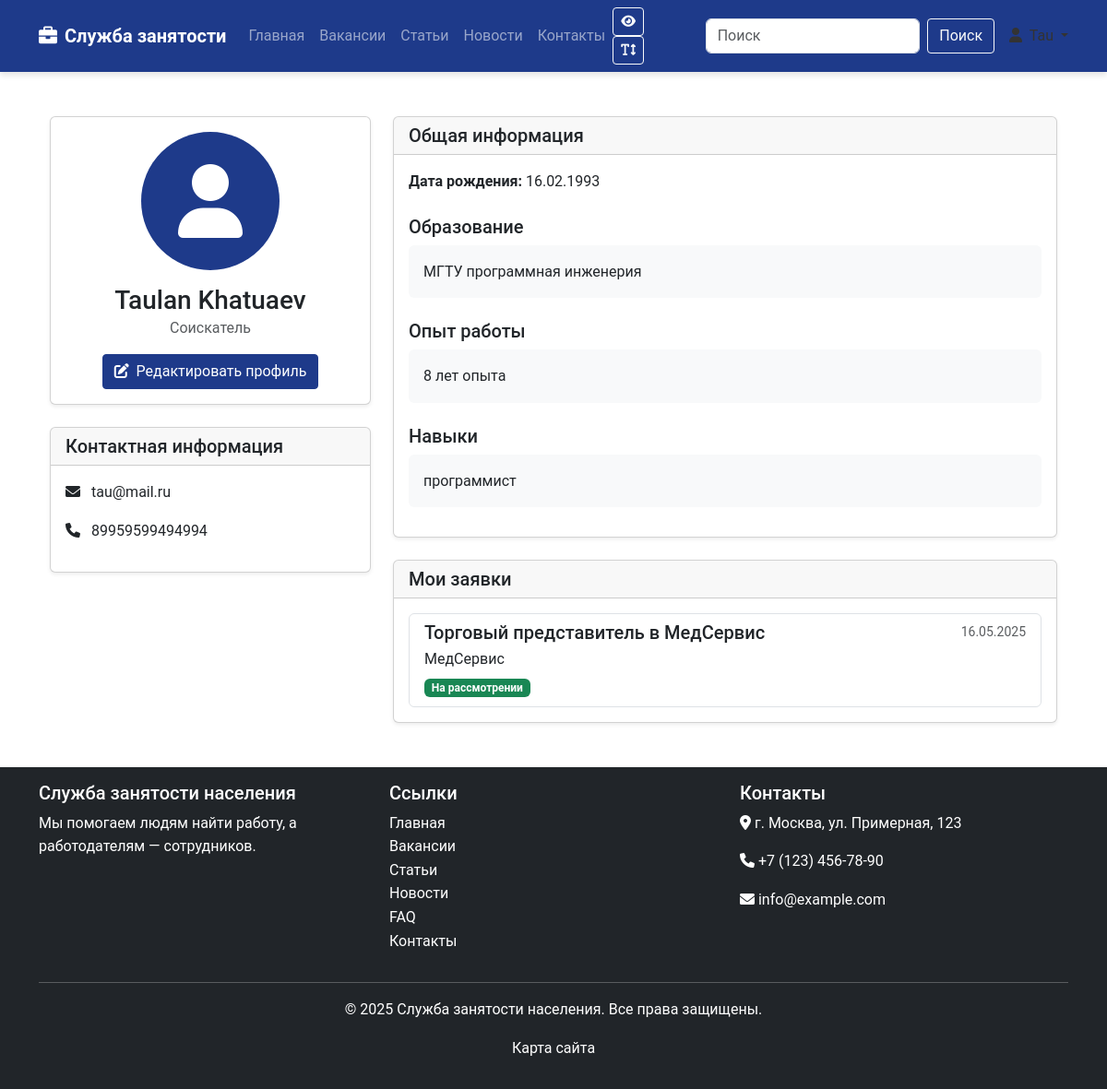
Screenshot of /users/job-seeker/tau-7/ (signed in) with the database file from the repository.
### users/models.py (models this page shows, shortened)
class JobSeekerProfile(models.Model):
    user = models.OneToOneField(User, on_delete=models.CASCADE, related_name='job_seeker_profile')
    photo = models.ImageField(upload_to='job_seekers/', blank=True, null=True, verbose_name='Фотография')
    birth_date = models.DateField(blank=True, null=True, verbose_name='Дата рождения')
    phone_number = models.CharField(max_length=20, blank=True, null=True, verbose_name='Номер телефона')
    education = models.TextField(blank=True, null=True, verbose_name='Образование')
    skills = models.TextField(blank=True, null=True, verbose_name='Навыки')
    experience = models.TextField(blank=True, null=True, verbose_name='Опыт работы')
    resume_file = models.FileField(upload_to='resumes/', blank=True, null=True, verbose_name='Файл резюме')
    slug = models.SlugField(unique=True, blank=True, verbose_name='URL')
    created_at = models.DateTimeField(auto_now_add=True, verbose_name='Дата создания')
    updated_at = models.DateTimeField(auto_now=True, verbose_name='Дата обновления')
    class Meta:
        verbose_name = 'Профиль соискателя'
        verbose_name_plural = 'Профили соискателей'
        ordering = ['-created_at']

class EmployerProfile(models.Model):
    user = models.OneToOneField(User, on_delete=models.CASCADE, related_name='employer_profile')
    company_name = models.CharField(max_length=255, verbose_name='Название компании')
    company_logo = models.ImageField(upload_to='employers/', blank=True, null=True, verbose_name='Логотип компании')
    company_description = models.TextField(blank=True, null=True, verbose_name='Описание компании')
    company_website = models.URLField(blank=True, null=True, verbose_name='Веб-сайт компании')
    company_address = models.CharField(max_length=255, blank=True, null=True, verbose_name='Адрес компании')
    company_phone = models.CharField(max_length=20, blank=True, null=True, verbose_name='Телефон компании')
    company_email = models.EmailField(blank=True, null=True, verbose_name='Email компании')
    slug = models.SlugField(unique=True, blank=True, verbose_name='URL')
    created_at = models.DateTimeField(auto_now_add=True, verbose_name='Дата создания')
    updated_at = models.DateTimeField(auto_now=True, verbose_name='Дата обновления')
    class Meta:
        verbose_name = 'Профиль работодателя'
        verbose_name_plural = 'Профили работодателей'
        ordering = ['-created_at']

### jobs/models.py (models this page shows, shortened)
class JobApplication(models.Model):
    STATUS_CHOICES = (
        ('pending', 'На рассмотрении'),
        ('reviewed', 'Рассмотрена'),
        ('interview', 'Приглашение на собеседование'),
        ('rejected', 'Отклонена'),
        ('accepted', 'Принята'),
    )
    job_seeker = models.ForeignKey(JobSeekerProfile, on_delete=models.CASCADE, related_name='applications', verbose_name='Соискатель')
    vacancy = models.ForeignKey(JobVacancy, on_delete=models.CASCADE, related_name='applications', verbose_name='Вакансия')
    cover_letter = models.TextField(blank=True, null=True, verbose_name='Сопроводительное письмо')
    resume_file = models.FileField(upload_to='job_applications/', blank=True, null=True, verbose_name='Файл резюме')
    status = models.CharField(max_length=20, choices=STATUS_CHOICES, default='pending', verbose_name='Статус')
    created_at = models.DateTimeField(auto_now_add=True, verbose_name='Дата создания')
    updated_at = models.DateTimeField(auto_now=True, verbose_name='Дата обновления')
    employer_notes = models.TextField(blank=True, null=True, verbose_name='Заметки работодателя')
    class Meta:
        verbose_name = 'Заявка на вакансию'
        verbose_name_plural = 'Заявки на вакансии'
        ordering = ['-created_at']
        unique_together = ['job_seeker', 'vacancy']

class JobVacancy(models.Model):
    STATUS_CHOICES = (
        ('open', 'Открыта'),
        ('closed', 'Закрыта'),
        ('archived', 'В архиве'),
    )
    EMPLOYMENT_TYPE_CHOICES = (
        ('full_time', 'Полная занятость'),
        ('part_time', 'Частичная занятость'),
        ('contract', 'Контракт'),
        ('internship', 'Стажировка'),
        ('remote', 'Удаленная работа'),
    )
    EXPERIENCE_CHOICES = (
        ('no_experience', 'Без опыта'),
        ('1-3', '1-3 года'),
        ('3-5', '3-5 лет'),
        ('5+', 'Более 5 лет'),
    )
    title = models.CharField(max_length=255, verbose_name='Название вакансии')
    slug = models.SlugField(unique=True, verbose_name='URL')
    employer = models.ForeignKey(EmployerProfile, on_delete=models.CASCADE, related_name='vacancies', verbose_name='Работодатель')
    category = models.ForeignKey(Category, on_delete=models.CASCADE, related_name='vacancies', verbose_name='Категория')
    description = models.TextField(verbose_name='Описание вакансии')
    requirements = models.TextField(verbose_name='Требования')
    responsibilities = models.TextField(verbose_name='Обязанности')
    benefits = models.TextField(blank=True, null=True, verbose_name='Преимущества')
    salary_min = models.DecimalField(max_digits=10, decimal_places=2, blank=True, null=True, verbose_name='Минимальная зарплата')
    salary_max = models.DecimalField(max_digits=10, decimal_places=2, blank=True, null=True, verbose_name='Максимальная зарплата')
    location = models.ForeignKey(JobLocation, on_delete=models.SET_NULL, blank=True, null=True, related_name='vacancies', verbose_name='Местоположение')
    is_remote = models.BooleanField(default=False, verbose_name='Удаленная работа')
    status = models.CharField(max_length=20, choices=STATUS_CHOICES, default='open', verbose_name='Статус')
    employment_type = models.CharField(max_length=20, choices=EMPLOYMENT_TYPE_CHOICES, verbose_name='Тип занятости')
    experience_required = models.CharField(max_length=20, choices=EXPERIENCE_CHOICES, verbose_name='Требуемый опыт')
    skills = models.ManyToManyField(Skill, related_name='vacancies', blank=True, verbose_name='Навыки')
    created_at = models.DateTimeField(auto_now_add=True, verbose_name='Дата создания')
    updated_at = models.DateTimeField(auto_now=True, verbose_name='Дата обновления')
    class Meta:
        verbose_name = 'Вакансия'
        verbose_name_plural = 'Вакансии'
        ordering = ['-created_at']

### users/views.py (the view)
# urls.py: path('job-seeker/<slug:slug>/', views.JobSeekerProfileDetailView.as_view(), name='job_seeker_profile'),
class JobSeekerProfileDetailView(DetailView):
    model = JobSeekerProfile
    template_name = 'users/job_seeker_profile.html'
    context_object_name = 'profile'
    def get_context_data(self, **kwargs):
        context = super().get_context_data(**kwargs)
        if self.request.user.is_authenticated and self.object.user == self.request.user:
            context['applications'] = JobApplication.objects.filter(job_seeker=self.object)[:5]
            context['is_owner'] = True
        else:
            context['is_owner'] = False
        return context

### templates/users/job_seeker_profile.html (shortened to what this page needs)
{% extends 'base.html' %}
{% block content %}
<div class="container mt-4">
    <div class="row">
        <div class="col-lg-4">
            <div class="card shadow-sm mb-4">
                <div class="card-body text-center">
                    {% if profile.photo %}
                        <img src="{{ profile.photo.url }}" class="img-thumbnail rounded-circle mb-3" alt="Фото профиля" style="width: 150px; height: 150px; object-fit: cover;">
                    {% else %}
                        <div class="bg-primary text-white rounded-circle mb-3 d-flex align-items-center justify-content-center mx-auto" style="width: 150px; height: 150px;">
                            <i class="fas fa-user fa-5x"></i>
                        </div>
                    {% endif %}
                    <h3 class="card-title mb-0">{{ profile.user.get_full_name|default:profile.user.username }}</h3>
                    <p class="text-muted">Соискатель</p>
                    {% if user == profile.user %}
                        <div class="mt-3">
                            <a href="{% url 'users:job_seeker_profile_update' profile.slug %}" class="btn btn-primary">
                                <i class="fas fa-edit me-1"></i> Редактировать профиль
                            </a>
                        </div>
                    {% endif %}
                </div>
            </div>
            <div class="card shadow-sm mb-4">
                <div class="card-header">
                    <h5 class="card-title mb-0">Контактная информация</h5>
                </div>
                <div class="card-body">
                    <p><i class="fas fa-envelope me-2"></i> {{ profile.user.email }}</p>
                    {% if profile.phone_number %}
                        <p><i class="fas fa-phone me-2"></i> {{ profile.phone_number }}</p>
                    {% endif %}
                </div>
            </div>
        </div>
        <div class="col-lg-8">
            <div class="card shadow-sm mb-4">
                <div class="card-header">
                    <h5 class="card-title mb-0">Общая информация</h5>
                </div>
                <div class="card-body">
                    {% if profile.birth_date %}
                        <p><strong>Дата рождения:</strong> {{ profile.birth_date|date:"d.m.Y" }}</p>
                    {% endif %}
                    {% if profile.education %}
                        <h5 class="mt-4">Образование</h5>
                        <div class="p-3 bg-light rounded mb-3">
                            {{ profile.education|linebreaksbr }}
                        </div>
                    {% endif %}
                    {% if profile.experience %}
                        <h5 class="mt-4">Опыт работы</h5>
                        <div class="p-3 bg-light rounded mb-3">
                            {{ profile.experience|linebreaksbr }}
                        </div>
                    {% endif %}
                    {% if profile.skills %}
                        <h5 class="mt-4">Навыки</h5>
                        <div class="p-3 bg-light rounded mb-3">
                            {{ profile.skills|linebreaksbr }}
                        </div>
                    {% endif %}
                </div>
            </div>
            {% if user == profile.user %}
                <div class="card shadow-sm mb-4">
                    <div class="card-header">
                        <h5 class="card-title mb-0">Мои заявки</h5>
                    </div>
                    <div class="card-body">
                        {% if applications %}
                            <div class="list-group">
                                {% for application in applications %}
                                    <div class="list-group-item list-group-item-action">
                                        <div class="d-flex w-100 justify-content-between">
                                            <h5 class="mb-1">{{ application.vacancy.title }}</h5>
                                            <small class="text-muted">{{ application.created_at|date:"d.m.Y" }}</small>
                                        </div>
                                        <p class="mb-1">{{ application.vacancy.employer.company_name }}</p>
                                        <span class="badge bg-{{ application.status|yesno:'success,warning,secondary' }}">
                                            {{ application.get_status_display }}
                                        </span>
                                    </div>
                                {% endfor %}
                            </div>
                        {% else %}
                            <p class="text-muted">Заявки отсутствуют.</p>
                        {% endif %}
                    </div>
                </div>
            {% endif %}
        </div>
    </div>
</div>
{% endblock %}

### static/css/style.css (style rules this page uses)
body { font-family: 'Roboto', Arial, sans-serif; color: #333; line-height: 1.6; }
html, body { height: 100%; }
a { text-decoration: none; color: #1e3a8a; transition: color 0.3s; }
.btn { border-radius: 0.25rem; transition: all 0.3s; }
.btn-primary { background-color: #1e3a8a; border-color: #1e3a8a; }
.bg-primary { background-color: #1e3a8a !important; }

### rows the page displays
JobSeekerProfile: user.get_full_name "Taulan Khatuaev", user.email "tau@mail.ru", phone_number "89959599494994", birth_date "16.02.1993", education "МГТУ программная инженерия", experience "8 лет опыта", skills "программист"
JobApplication: vacancy "Торговый представитель в МедСервис", created_at "16.05.2025", vacancy.employer.company_name "МедСервис", status "На рассмотрении"
